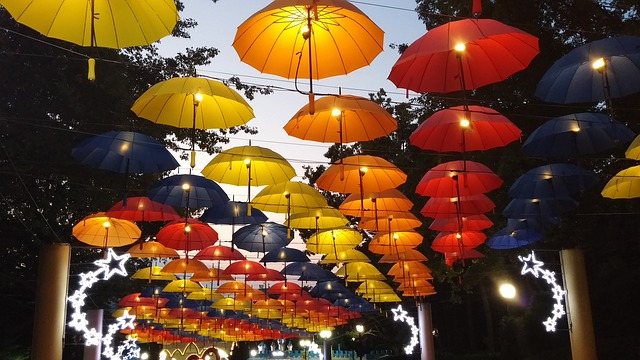
%> input picture Assignment 2/umbrellas.jpg, 640 x 360 px
$ octave exercise1_assignment2b.m   (GNU Octave 9; MATLAB toolbox functions it lacks are replaced by stand-ins)
%> lines starting %> are read from the running program, lines starting %| are printed output that depends on the picture
### Assignment 2/myhist.m
function [ H, bins ] = myhist(I , nbins)
I = reshape(I, 1, numel(I) ); % reshape image in 1D vector
H = zeros(1, nbins) ; % initialize the histogram
%set max level and minimum level
max_val_in = 255 ; % highest input value
min_val_in = 0 ; % lowest input value
%set the max and minimum number of bins for the histograms
max_val_out = nbins; % highest cell index
min_val_out = 1 ; % lowest cell index
% Compute bin numbers for all pixels
f = (max_val_out - min_val_out) / (max_val_in - min_val_in); % Compute the scaling factor
idx = floor(double(I) * f) + min_val_out; % Calculate indices for all pixels
idx(idx > nbins) = nbins; % Truncate the outliers
for i = 1 : length(I) % Now iterate the image and increase appropriate histogram cell for each ?-

H(idx(i)) = H(idx(i)) + 1;
end
% Normalize the histogram (sum of cell values equals 1)
H = H / sum(H) ;
% Compute reference values for all cells in the histogram
bins = ( (1 : nbins) - min_val_out) ./ f;

### Assignment 2/exercise1_assignment2b.m
%Bins are the classes that divide the entire range of values into
%intervals to count how many values fall into each class
%Chaning the bins you can change the apparent shape of the distribution.
%Too much bins are a problem because few values falls into it
%Few bins are a problem too because the histogram will result as
%a series of unuseful rectangle

% Change the current folder to m file one
if(~isdeployed)
	cd(fileparts(which(mfilename)));
end
clc;	% Clear command window.
clear;	% Delete all variables.
close all;	% Close all figure windows except those created by imtool.
imtool close all;	% Close all figure windows created by imtool.
workspace;	% Make sure the workspace panel is showing.

A = imread('umbrellas.jpg'); %Read image and converting to matrix
%> A is the input picture: size 360x640x3 uint8; mean R, G, B 105.2, 72.9, 47.4
GRAY = rgb2gray(A); %Converting into grayscale
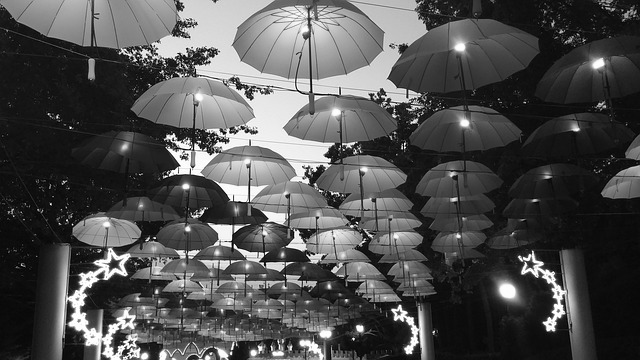
%> GRAY: size 360x640 uint8; min 0, max 255, mean 79.6
nbins=25; %Number of bins for the first test
% reshape image in 1D vector prod(size(GRAY))=Number of array elements
% equivalent to numel(GRAY)
H1 = reshape(GRAY, 1, prod(size(GRAY)));
H2 = myhist(GRAY, nbins);
%> after the loop in myhist, `for i = 1 : length(I)`: H = 25 values, max 54029 at index 2, min 230 at index 25, mean 9216
%> in myhist, `H = H / sum(H) ;`: H = 25 values, max 0.235 at index 2, min 0.000998 at index 25, mean 0.04
%> H2 has the same summary as H in myhist

%Comparing histogram function and myhist function
figure(1)
subplot(1,2,1); histogram(H1,nbins); title('histogram 25 bins');
subplot(1,2,2); bar(H2); title('myhist 25 bins');
%> after `title('myhist 25 bins')`:
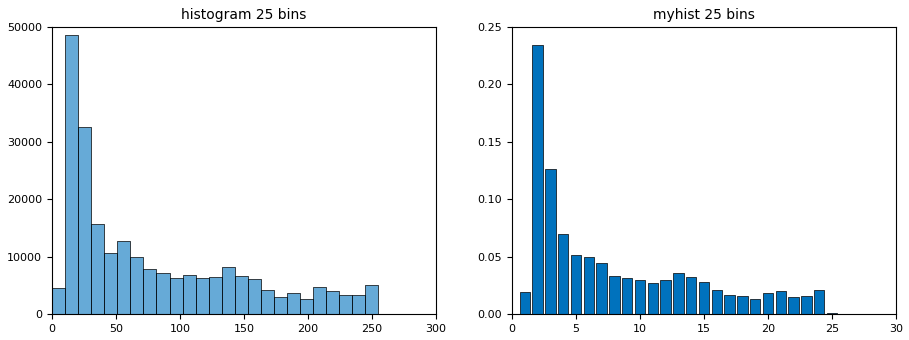
%> figure redrawn from the program's plot data, 2 panels; panel 1: tallest bar 48659 high, from x = 10.2 to 20.4; panel 2: tallest bar 0.235 high, from x = 1.6 to 2.4

%Comparing histogram with different bins
figure(2)
subplot(1,3,1); histogram(H1,nbins); title('histogram 25 bins');
subplot(1,3,2); histogram(H1,(nbins*2)); title('histogram 50 bins');
subplot(1,3,3); histogram(H1,(nbins*4)); title('histogram 100 bins');
%> after `title('histogram 100 bins')`:
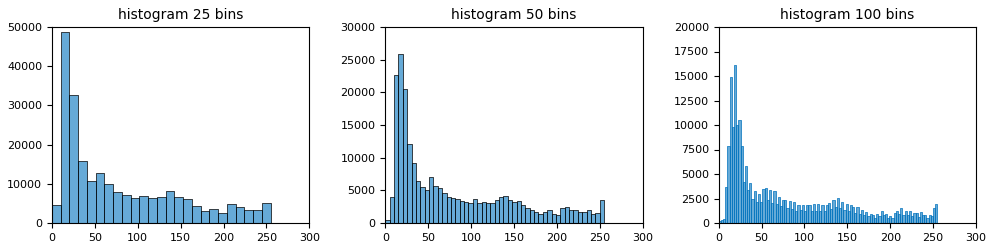
%> figure redrawn from the program's plot data, 3 panels; panel 1: tallest bar 48659 high, from x = 10.2 to 20.4; panel 2: tallest bar 25937 high, from x = 15.3 to 20.4; panel 3: tallest bar 16168 high, from x = 17.85 to 20.4
